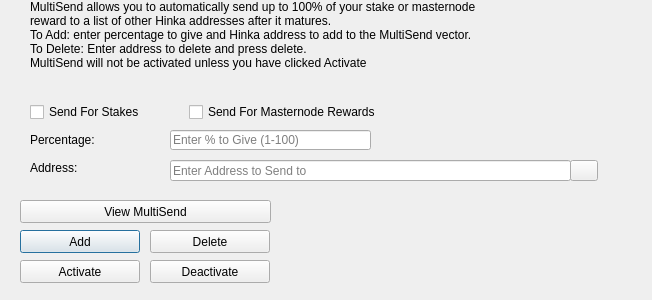
<?xml version="1.0" encoding="UTF-8"?>
<ui version="4.0">
 <class>MultiSendDialog</class>
 <widget class="QDialog" name="MultiSendDialog">
  <property name="windowModality">
   <enum>Qt::NonModal</enum>
  </property>
  <property name="geometry">
   <rect>
    <x>0</x>
    <y>0</y>
    <width>652</width>
    <height>300</height>
   </rect>
  </property>
  <property name="windowTitle">
   <string>MultiSend</string>
  </property>
  <widget class="QLineEdit" name="multiSendPercentEdit">
   <property name="geometry">
    <rect>
     <x>170</x>
     <y>130</y>
     <width>201</width>
     <height>20</height>
    </rect>
   </property>
   <property name="toolTip">
    <string>Enter whole numbers 1 - 100</string>
   </property>
   <property name="placeholderText">
    <string>Enter % to Give (1-100)</string>
   </property>
  </widget>
  <widget class="QLineEdit" name="multiSendAddressEdit">
   <property name="geometry">
    <rect>
     <x>170</x>
     <y>160</y>
     <width>401</width>
     <height>21</height>
    </rect>
   </property>
   <property name="toolTip">
    <string/>
   </property>
   <property name="placeholderText">
    <string>Enter Address to Send to</string>
   </property>
  </widget>
  <widget class="QLabel" name="label_2">
   <property name="geometry">
    <rect>
     <x>30</x>
     <y>0</y>
     <width>451</width>
     <height>121</height>
    </rect>
   </property>
   <property name="lineWidth">
    <number>1</number>
   </property>
   <property name="text">
    <string>MultiSend allows you to automatically send up to 100% of your stake or masternode reward to a list of other Hinka addresses after it matures.
To Add: enter percentage to give and Hinka address to add to the MultiSend vector.
To Delete: Enter address to delete and press delete.
MultiSend will not be activated unless you have clicked Activate</string>
   </property>
   <property name="alignment">
    <set>Qt::AlignLeading|Qt::AlignLeft|Qt::AlignTop</set>
   </property>
   <property name="wordWrap">
    <bool>true</bool>
   </property>
  </widget>
  <widget class="QLabel" name="message">
   <property name="geometry">
    <rect>
     <x>290</x>
     <y>200</y>
     <width>351</width>
     <height>91</height>
    </rect>
   </property>
   <property name="text">
    <string/>
   </property>
  </widget>
  <widget class="QPushButton" name="addButton">
   <property name="geometry">
    <rect>
     <x>20</x>
     <y>230</y>
     <width>120</width>
     <height>23</height>
    </rect>
   </property>
   <property name="toolTip">
    <string/>
   </property>
   <property name="statusTip">
    <string>Add to MultiSend Vector</string>
   </property>
   <property name="text">
    <string>Add</string>
   </property>
  </widget>
  <widget class="QPushButton" name="disableButton">
   <property name="geometry">
    <rect>
     <x>150</x>
     <y>260</y>
     <width>120</width>
     <height>23</height>
    </rect>
   </property>
   <property name="statusTip">
    <string>Deactivate MultiSend</string>
   </property>
   <property name="text">
    <string>Deactivate</string>
   </property>
  </widget>
  <widget class="QPushButton" name="addressBookButton">
   <property name="geometry">
    <rect>
     <x>570</x>
     <y>160</y>
     <width>28</width>
     <height>21</height>
    </rect>
   </property>
   <property name="toolTip">
    <string>Choose an address from the address book</string>
   </property>
   <property name="text">
    <string/>
   </property>
   <property name="icon">
    <iconset resource="../hinka.qrc">
     <normaloff>:/icons/address-book</normaloff>:/icons/address-book</iconset>
   </property>
   <property name="shortcut">
    <string>Alt+A</string>
   </property>
   <property name="autoDefault">
    <bool>false</bool>
   </property>
  </widget>
  <widget class="QLabel" name="label">
   <property name="geometry">
    <rect>
     <x>30</x>
     <y>130</y>
     <width>121</width>
     <height>20</height>
    </rect>
   </property>
   <property name="toolTip">
    <string>Percentage of stake to send</string>
   </property>
   <property name="text">
    <string>Percentage:</string>
   </property>
  </widget>
  <widget class="QLabel" name="label_5">
   <property name="geometry">
    <rect>
     <x>30</x>
     <y>160</y>
     <width>111</width>
     <height>16</height>
    </rect>
   </property>
   <property name="toolTip">
    <string>Address to send portion of stake to</string>
   </property>
   <property name="text">
    <string>Address:</string>
   </property>
  </widget>
  <widget class="QPushButton" name="deleteButton">
   <property name="geometry">
    <rect>
     <x>150</x>
     <y>230</y>
     <width>120</width>
     <height>23</height>
    </rect>
   </property>
   <property name="toolTip">
    <string/>
   </property>
   <property name="statusTip">
    <string>Delete Address From MultiSend Vector</string>
   </property>
   <property name="text">
    <string>Delete</string>
   </property>
  </widget>
  <widget class="QPushButton" name="activateButton">
   <property name="geometry">
    <rect>
     <x>20</x>
     <y>260</y>
     <width>120</width>
     <height>23</height>
    </rect>
   </property>
   <property name="statusTip">
    <string>Activate MultiSend</string>
   </property>
   <property name="text">
    <string>Activate</string>
   </property>
  </widget>
  <widget class="QPushButton" name="viewButton">
   <property name="geometry">
    <rect>
     <x>20</x>
     <y>200</y>
     <width>251</width>
     <height>23</height>
    </rect>
   </property>
   <property name="toolTip">
    <string/>
   </property>
   <property name="statusTip">
    <string>View MultiSend Vector</string>
   </property>
   <property name="text">
    <string>View MultiSend</string>
   </property>
  </widget>
  <widget class="QWidget" name="horizontalLayoutWidget">
   <property name="geometry">
    <rect>
     <x>30</x>
     <y>100</y>
     <width>351</width>
     <height>24</height>
    </rect>
   </property>
   <layout class="QHBoxLayout" name="horizontalLayout">
    <item>
     <widget class="QCheckBox" name="multiSendStakeCheckBox">
      <property name="text">
       <string>Send For Stakes</string>
      </property>
     </widget>
    </item>
    <item>
     <widget class="QCheckBox" name="multiSendMasternodeCheckBox">
      <property name="text">
       <string>Send For Masternode Rewards</string>
      </property>
     </widget>
    </item>
   </layout>
  </widget>
 </widget>
 <resources>
  <include location="../hinka.qrc"/>
 </resources>
 <connections/>
</ui>
